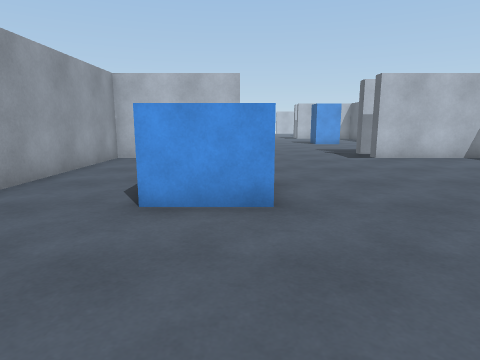
view 1 (above)

12 first-person views from a walk through a scene from a Unity 3-D project. The camera is 1.2 m above the floor, tilts 10° down and sees 75° across. Doors are open. The floor is counted in squares, 1 m on a side. Each view is taken from the middle of a square. On the plan, view 1 faces up. The plan holds only what a view shows up to about 13 squares ahead; the rest is blank. The place goes on beyond the plan. The player is left out.

view 2
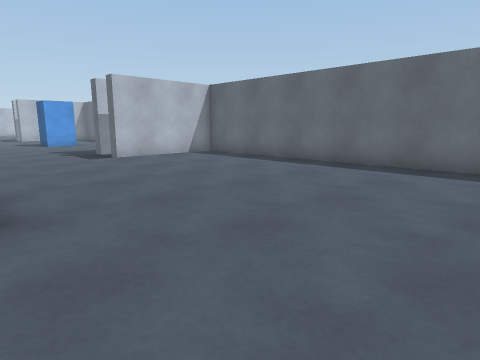

view 3
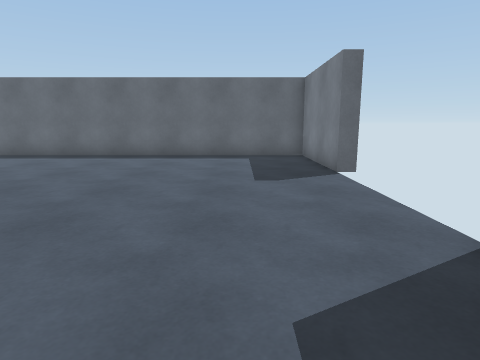

view 4
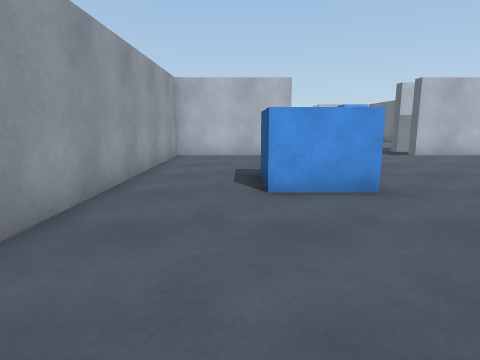

view 5
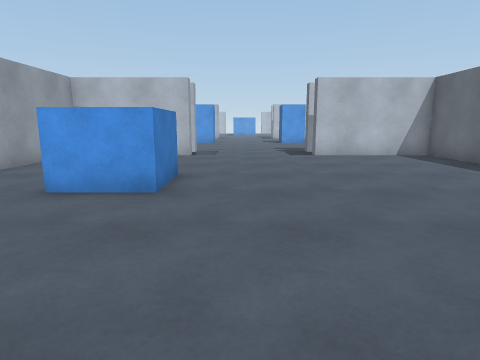

view 6
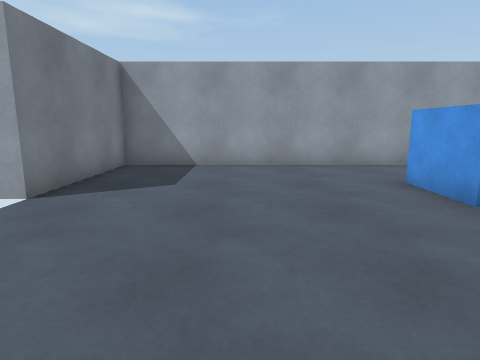

view 7
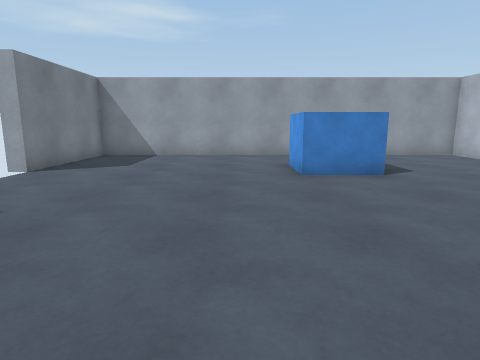

view 8
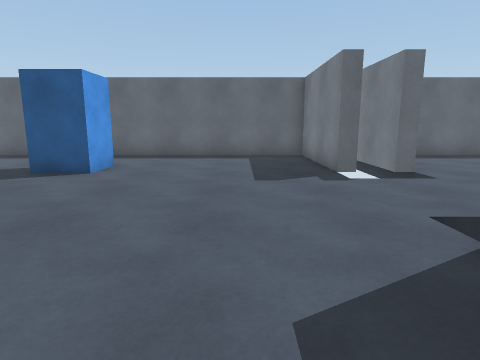

view 9
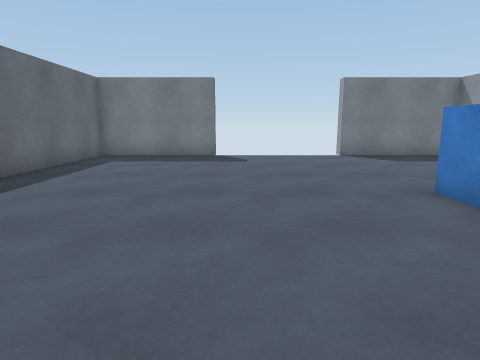

view 10
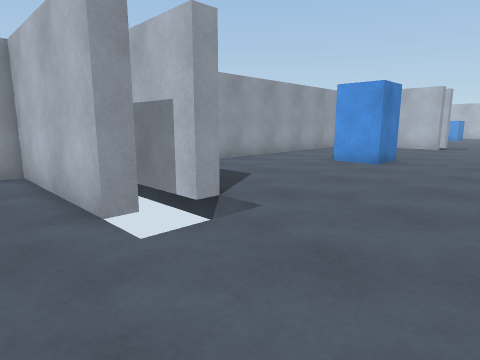

view 11
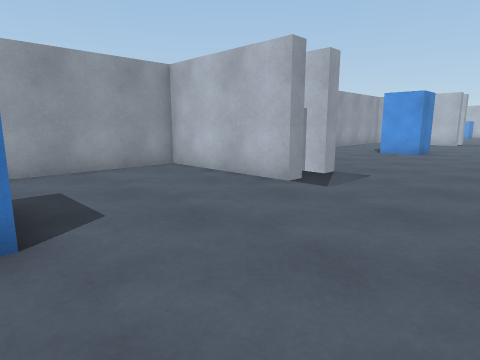

view 12
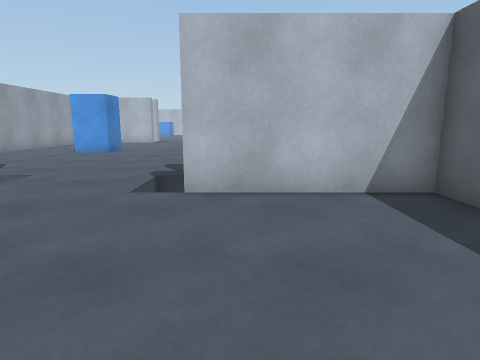

### Floor plan
Points are (right, up) in squares from view 1. A wall is a line through its corners. A room is listed if a view was taken in it or the views show most of it. See-through windows are left out.
Room 1 (views 1, 2, 3, 4, 5, 6, 7, 9, 10, 11, 12)
walls: (0, 11.5) (-4.5, 11.5) (-4.5, -2.5) (0, -2.5); (5, -2.5) (9.5, -2.5) (9.5, 11.5) (5, 11.5)
ways out: open door at (2.5, 12) to room 2; gap at (0, -3); gap at (5, -3)
objects: other object (-1, 5) to (0, 6)
Room 2 (view 8)
walls: (5, 13.5) (9.5, 13.5) (9.5, 21.1); (-4.5, 20.2) (-4.5, 17.4)
ways out: open door at (2.5, 12) to room 1
objects: other object (-1, 20) to (0, 21); other object (5, 20) to (6, 21)

Where each view was taken, in squares from view 1:
view 1: 0 up, 0 right, facing up
view 2: 0 up, 0 right, facing up-right
view 3: 0 up, 3 left, facing right
view 4: 1 down, 2 left, facing up
view 5: 1 down, 2 right, facing up
view 6: 1 up, 5 right, facing left
view 7: 3 up, 8 right, facing left
view 8: 16 up, 3 left, facing right
view 9: 10 up, 4 right, facing down
view 10: 10 up, 4 right, facing up-left
view 11: 6 up, 4 right, facing up-left
view 12: 6 up, 6 right, facing up
